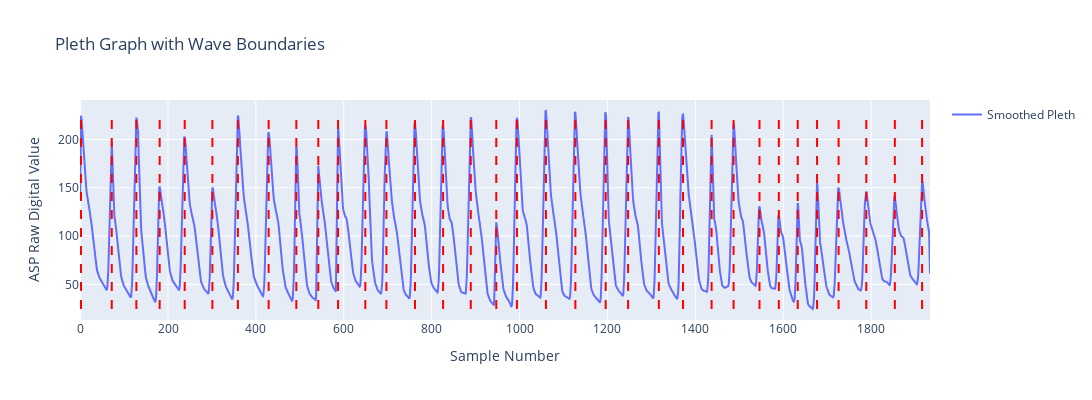

Notebook cell for this chart:
### Markdown cell above
# Using Ploty.js for plotting

### Code cell
import plotly.graph_objs as go
from plotly.offline import plot
import pandas as pd
import numpy as np
import matplotlib.pyplot as pt
from scipy.signal import find_peaks
import json

csv_path = 'myfile_new.csv' 
df = pd.read_csv(csv_path)

if 'ASP_col' not in df.columns:
    raise KeyError("Column 'ASP_col missing")

pleth_raw1 = df['ASP_col'].values  

#(Optional) Simple MA Smoothing
window_size = 5 
kernel = np.ones(window_size) / window_size
pleth_raw = np.convolve(pleth_raw1, kernel, mode='same')


#Min distance
fs = 100 
HR_max = 200     
min_distance = int(fs * (60 / HR_max))
#Height
peak_height = np.percentile(pleth_raw, 50)
#Prominence
dynamic_range = pleth_raw.max() - pleth_raw.min()
peak_prominence = 0.10 * dynamic_range

#Peaks
peaks, properties = find_peaks(
    pleth_raw,
    height=peak_height,
    distance=min_distance,
    prominence=peak_prominence
)

#Wave segmentation
pleth = []
segments = list(zip(peaks, peaks[1:]))
for start, end in segments:
    pleth.append(pleth_raw[start:end])

#maxima & minima
max_val = pleth_raw.max()
min_val = pleth_raw.min()
idx_max = int(np.argmax(pleth_raw))
idx_min = int(np.argmin(pleth_raw))

def find_wave(idx):
    for i, (s, e) in enumerate(segments):
        if s <= idx < e:
            return i
    return None

i_max = find_wave(idx_max)
i_min = find_wave(idx_min)

print(f"Max value in dataset: {max_val:.2f} (pleth[{i_max}])")
print(f"Min value in dataset: {min_val:.2f} (pleth[{i_min}])")

#Wave segementation - List's
pleth = []
for i in range(len(peaks) - 1):
    start, end = peaks[i], peaks[i + 1]
    pleth.append(pleth_raw[start:end])



#Plotting
time_axis = np.arange(len(pleth_raw))
fig = go.Figure()
# Smoothed pleth trace
fig.add_trace(go.Scatter(
    x=time_axis,
    y=pleth_raw,
    mode='lines',
    name='Smoothed Pleth'
))
# Vertical lines
for pk in peaks:
    fig.add_shape(
        type='line',
        x0=pk, x1=pk,
        y0=min_val, y1=max_val,
        line=dict(color='red', dash='dash')
    )
fig.update_layout(
    title='Pleth Graph with Wave Boundaries',
    xaxis_title='Sample Number',
    yaxis_title='ASP Raw Digital Value',
    height=400,
    width=1400,
    showlegend=True
)
fig.show()

### Figure 1 — Plotly figure (JSON) as saved in the notebook; plotly's stock layout.template omitted (floating-point values rounded to 4 significant figures; data arrays with more than 128 entries replaced by an {"elided": "..."} marker saying what was removed)
{"data": [{"mode": "lines", "name": "Smoothed Pleth", "type": "scatter", "x": {"elided": "1935 int values"}, "y": {"elided": "1935 float values"}}], "layout": {"height": 400, "shapes": [{"line": {"color": "red", "dash": "dash"}, "type": "line", "x0": 2, "x1": 2, "y0": 24.46, "y1": 229.5}, {"line": {"color": "red", "dash": "dash"}, "type": "line", "x0": 72, "x1": 72, "y0": 24.46, "y1": 229.5}, {"line": {"color": "red", "dash": "dash"}, "type": "line", "x0": 128, "x1": 128, "y0": 24.46, "y1": 229.5}, {"line": {"color": "red", "dash": "dash"}, "type": "line", "x0": 181, "x1": 181, "y0": 24.46, "y1": 229.5}, {"line": {"color": "red", "dash": "dash"}, "type": "line", "x0": 238, "x1": 238, "y0": 24.46, "y1": 229.5}, {"line": {"color": "red", "dash": "dash"}, "type": "line", "x0": 301, "x1": 301, "y0": 24.46, "y1": 229.5}, {"line": {"color": "red", "dash": "dash"}, "type": "line", "x0": 359, "x1": 359, "y0": 24.46, "y1": 229.5}, {"line": {"color": "red", "dash": "dash"}, "type": "line", "x0": 429, "x1": 429, "y0": 24.46, "y1": 229.5}, {"line": {"color": "red", "dash": "dash"}, "type": "line", "x0": 492, "x1": 492, "y0": 24.46, "y1": 229.5}, {"line": {"color": "red", "dash": "dash"}, "type": "line", "x0": 542, "x1": 542, "y0": 24.46, "y1": 229.5}, {"line": {"color": "red", "dash": "dash"}, "type": "line", "x0": 587, "x1": 587, "y0": 24.46, "y1": 229.5}, {"line": {"color": "red", "dash": "dash"}, "type": "line", "x0": 649, "x1": 649, "y0": 24.46, "y1": 229.5}, {"line": {"color": "red", "dash": "dash"}, "type": "line", "x0": 697, "x1": 697, "y0": 24.46, "y1": 229.5}, {"line": {"color": "red", "dash": "dash"}, "type": "line", "x0": 762, "x1": 762, "y0": 24.46, "y1": 229.5}, {"line": {"color": "red", "dash": "dash"}, "type": "line", "x0": 826, "x1": 826, "y0": 24.46, "y1": 229.5}, {"line": {"color": "red", "dash": "dash"}, "type": "line", "x0": 889, "x1": 889, "y0": 24.46, "y1": 229.5}, {"line": {"color": "red", "dash": "dash"}, "type": "line", "x0": 947, "x1": 947, "y0": 24.46, "y1": 229.5}, {"line": {"color": "red", "dash": "dash"}, "type": "line", "x0": 994, "x1": 994, "y0": 24.46, "y1": 229.5}, {"line": {"color": "red", "dash": "dash"}, "type": "line", "x0": 1060, "x1": 1060, "y0": 24.46, "y1": 229.5}, {"line": {"color": "red", "dash": "dash"}, "type": "line", "x0": 1127, "x1": 1127, "y0": 24.46, "y1": 229.5}, {"line": {"color": "red", "dash": "dash"}, "type": "line", "x0": 1196, "x1": 1196, "y0": 24.46, "y1": 229.5}, {"line": {"color": "red", "dash": "dash"}, "type": "line", "x0": 1247, "x1": 1247, "y0": 24.46, "y1": 229.5}, {"line": {"color": "red", "dash": "dash"}, "type": "line", "x0": 1317, "x1": 1317, "y0": 24.46, "y1": 229.5}, {"line": {"color": "red", "dash": "dash"}, "type": "line", "x0": 1372, "x1": 1372, "y0": 24.46, "y1": 229.5}, {"line": {"color": "red", "dash": "dash"}, "type": "line", "x0": 1437, "x1": 1437, "y0": 24.46, "y1": 229.5}, {"line": {"color": "red", "dash": "dash"}, "type": "line", "x0": 1487, "x1": 1487, "y0": 24.46, "y1": 229.5}, {"line": {"color": "red", "dash": "dash"}, "type": "line", "x0": 1546, "x1": 1546, "y0": 24.46, "y1": 229.5}, {"line": {"color": "red", "dash": "dash"}, "type": "line", "x0": 1590, "x1": 1590, "y0": 24.46, "y1": 229.5}, {"line": {"color": "red", "dash": "dash"}, "type": "line", "x0": 1633, "x1": 1633, "y0": 24.46, "y1": 229.5}, {"line": {"color": "red", "dash": "dash"}, "type": "line", "x0": 1677, "x1": 1677, "y0": 24.46, "y1": 229.5}, {"line": {"color": "red", "dash": "dash"}, "type": "line", "x0": 1726, "x1": 1726, "y0": 24.46, "y1": 229.5}, {"line": {"color": "red", "dash": "dash"}, "type": "line", "x0": 1789, "x1": 1789, "y0": 24.46, "y1": 229.5}, {"line": {"color": "red", "dash": "dash"}, "type": "line", "x0": 1854, "x1": 1854, "y0": 24.46, "y1": 229.5}, {"line": {"color": "red", "dash": "dash"}, "type": "line", "x0": 1916, "x1": 1916, "y0": 24.46, "y1": 229.5}], "showlegend": true, "title": {"text": "Pleth Graph with Wave Boundaries"}, "width": 1400, "xaxis": {"title": {"text": "Sample Number"}}, "yaxis": {"title": {"text": "ASP Raw Digital Value"}}}}
